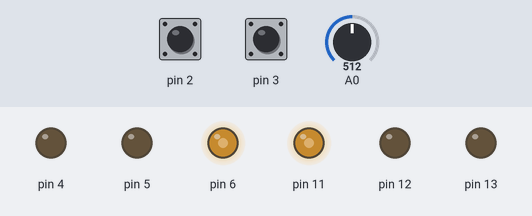
Bench run of a sketch on a simulated Arduino Uno, built with avr-gcc and run on an emulated ATmega328P. On the bench: output pins drawn as LEDs (lit = HIGH). The test bench sets the inputs (shaded band); at power-on: pin 3 HIGH, A0 = 512, pin 2 HIGH.

Above: at 1.2 s.
1.3 s: pin 3 pulled LOW for 1 s
At 2.1 s:
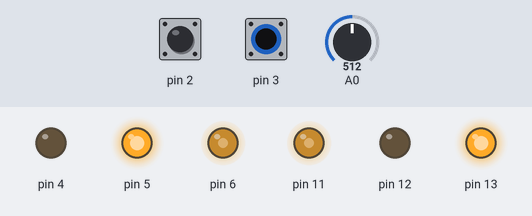
3.8 s: A0 set to 716
At 4.1 s:
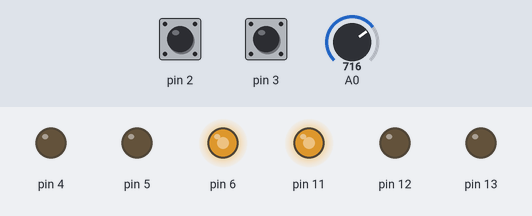
5.3 s: pin 2 pulled LOW for 0.15 s
At 5.37 s:
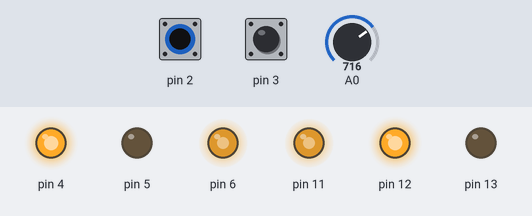
6.9 s: pin 3 pulled LOW for 0.15 s
At 6.97 s:
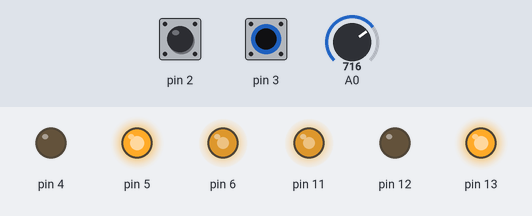
8.5 s: A0 set to 900
At 8.9 s:
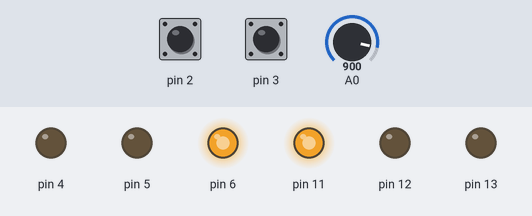
10.0 s: pin 2 pulled LOW for 1 s
At 10.8 s:
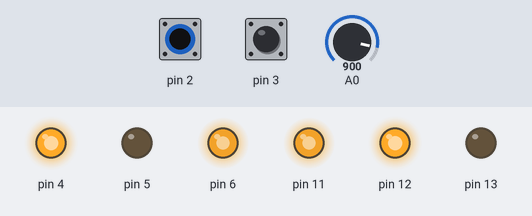
Timing chart, 0 to 13.0 s (numbered marks = the images above; inputs shaded):
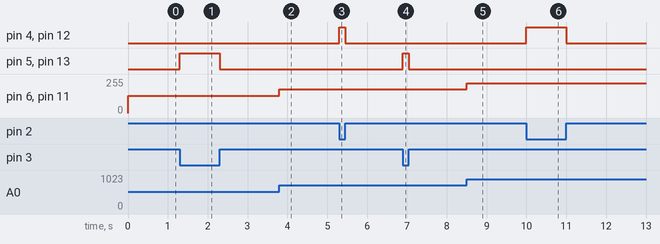

Measured:
- after the input at 1.3 s, pin 5, pin 13: LOW → HIGH at once, → LOW 1.0 s later
- after the input at 3.8 s, pin 6, pin 11: 128/255 → 179/255 at once
- after the input at 5.3 s, pin 4, pin 12: LOW → HIGH at once, → LOW 0.15 s later
- after the input at 6.9 s, pin 5, pin 13: LOW → HIGH at once, → LOW 0.15 s later
- after the input at 8.5 s, pin 6, pin 11: 179/255 → 225/255 at once
- after the input at 10.0 s, pin 4, pin 12: LOW → HIGH at once, → LOW 1.0 s later

The sketch:

Lab1_PartA.ino
```cpp
// C++ code
//
void setup()
{
  pinMode(2, INPUT_PULLUP);
  pinMode(3, INPUT_PULLUP);
  pinMode(A0, INPUT);
  pinMode(4, OUTPUT);
  pinMode(5, OUTPUT);
  pinMode(6, OUTPUT);
  pinMode(12, OUTPUT);
  pinMode(13, OUTPUT);
  pinMode(11, OUTPUT);

}

void loop()
{
  digitalWrite(4, !digitalRead(2));
  digitalWrite(12, !digitalRead(2));

  digitalWrite(5, !digitalRead(3));
  digitalWrite(13, !digitalRead(3));

  analogWrite(6, analogRead(A0)/4);
  analogWrite(11, analogRead(A0)/4);

}
```
